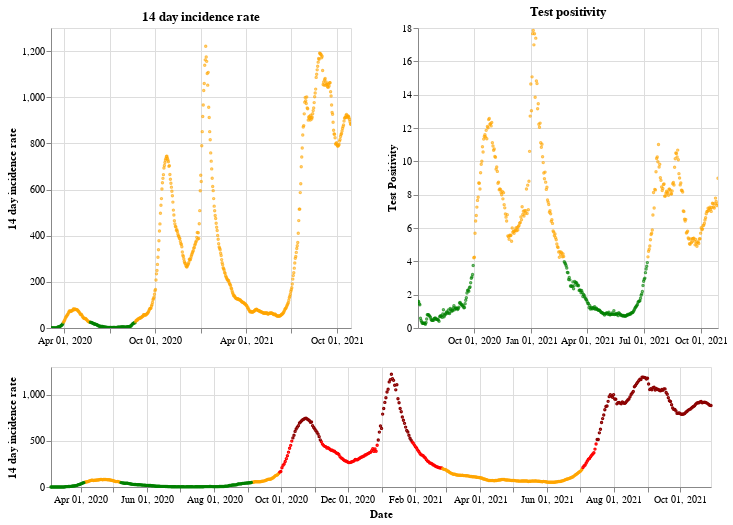

Source (notebook cell):
### Markdown cell above
## Northern Ireland

### Code cell
plot_traffic_light('Northern Ireland')

### Figure 1 — Vega-Lite specification as saved in the notebook (floating-point values rounded to 4 significant figures; data arrays with more than 128 entries replaced by an {"elided": "..."} marker saying what was removed)
{"config": {"view": {"continuousWidth": 400, "continuousHeight": 300}}, "vconcat": [{"hconcat": [{"mark": {"type": "point", "size": 2}, "encoding": {"color": {"condition": {"value": "green", "test": "(datum.twoWeeklyCasesRate <= 25)"}, "value": "orange"}, "tooltip": [{"type": "nominal", "field": "areaName"}, {"type": "temporal", "field": "date"}, {"type": "quantitative", "field": "twoWeeklyCasesRate"}, {"type": "quantitative", "field": "testPositivity"}], "x": {"type": "temporal", "axis": {"title": ""}, "field": "date", "scale": {"domain": {"selection": "DateBrush"}}, "timeUnit": "yearmonthdate"}, "y": {"type": "quantitative", "axis": {"title": "14 day incidence rate"}, "field": "twoWeeklyCasesRate"}}, "title": "14 day incidence rate", "width": 300}, {"mark": {"type": "point", "size": 2}, "encoding": {"color": {"condition": {"value": "green", "test": "(datum.testPositivity <= 4)"}, "value": "orange"}, "tooltip": [{"type": "nominal", "field": "areaName"}, {"type": "temporal", "field": "date"}, {"type": "quantitative", "field": "twoWeeklyCasesRate"}, {"type": "quantitative", "field": "testPositivity"}], "x": {"type": "temporal", "axis": {"title": ""}, "field": "date", "scale": {"domain": {"selection": "DateBrush"}}, "timeUnit": "yearmonthdate"}, "y": {"type": "quantitative", "axis": {"title": "Test Positivity"}, "field": "testPositivity"}}, "title": "Test positivity", "width": 300}]}, {"layer": [{"mark": {"type": "point", "size": 2}, "encoding": {"color": {"condition": {"value": "orange", "test": "(((datum.testPositivity < 4) && (datum.twoWeeklyCasesRate >= 50)) && (datum.twoWeeklyCasesRate < 200))"}, "value": "red"}, "opacity": {"condition": {"value": 1, "test": "((datum.twoWeeklyCasesRate >= 50) && (datum.twoWeeklyCasesRate < 500))"}, "value": 0}, "tooltip": [{"type": "nominal", "field": "areaName"}, {"type": "temporal", "field": "date"}, {"type": "quantitative", "field": "twoWeeklyCasesRate"}, {"type": "quantitative", "field": "testPositivity"}], "x": {"type": "temporal", "axis": {"title": "Date"}, "field": "date", "timeUnit": "yearmonthdate"}, "y": {"type": "quantitative", "axis": {"title": "14 day incidence rate"}, "field": "twoWeeklyCasesRate"}}, "selection": {"DateBrush": {"type": "interval", "encodings": ["x"], "fields": ["Time"]}}}, {"mark": {"type": "point", "size": 2}, "encoding": {"color": {"value": "darkred"}, "opacity": {"condition": {"value": 1, "test": "(datum.twoWeeklyCasesRate >= 500)"}, "value": 0}, "tooltip": [{"type": "nominal", "field": "areaName"}, {"type": "temporal", "field": "date"}, {"type": "quantitative", "field": "twoWeeklyCasesRate"}, {"type": "quantitative", "field": "testPositivity"}], "x": {"type": "temporal", "axis": {"title": "Date"}, "field": "date", "timeUnit": "yearmonthdate"}, "y": {"type": "quantitative", "axis": {"title": "14 day incidence rate"}, "field": "twoWeeklyCasesRate"}}}, {"mark": {"type": "point", "size": 2}, "encoding": {"color": {"condition": {"value": "green", "test": "((datum.testPositivity < 4) && (datum.twoWeeklyCasesRate < 50))"}, "value": "orange"}, "opacity": {"condition": {"value": 1, "test": "(datum.twoWeeklyCasesRate < 50)"}, "value": 0}, "tooltip": [{"type": "nominal", "field": "areaName"}, {"type": "temporal", "field": "date"}, {"type": "quantitative", "field": "twoWeeklyCasesRate"}, {"type": "quantitative", "field": "testPositivity"}], "x": {"type": "temporal", "axis": {"title": "Date"}, "field": "date", "timeUnit": "yearmonthdate"}, "y": {"type": "quantitative", "axis": {"title": "14 day incidence rate"}, "field": "twoWeeklyCasesRate"}}}], "height": 120, "width": 660}], "data": {"name": "data-5c396b76bf6d840b6c38769d6fee9e3c"}, "$schema": "https://vega.github.io/schema/vega-lite/v4.8.1.json", "datasets": {"data-5c396b76bf6d840b6c38769d6fee9e3c": {"elided": "604 records"}}}
